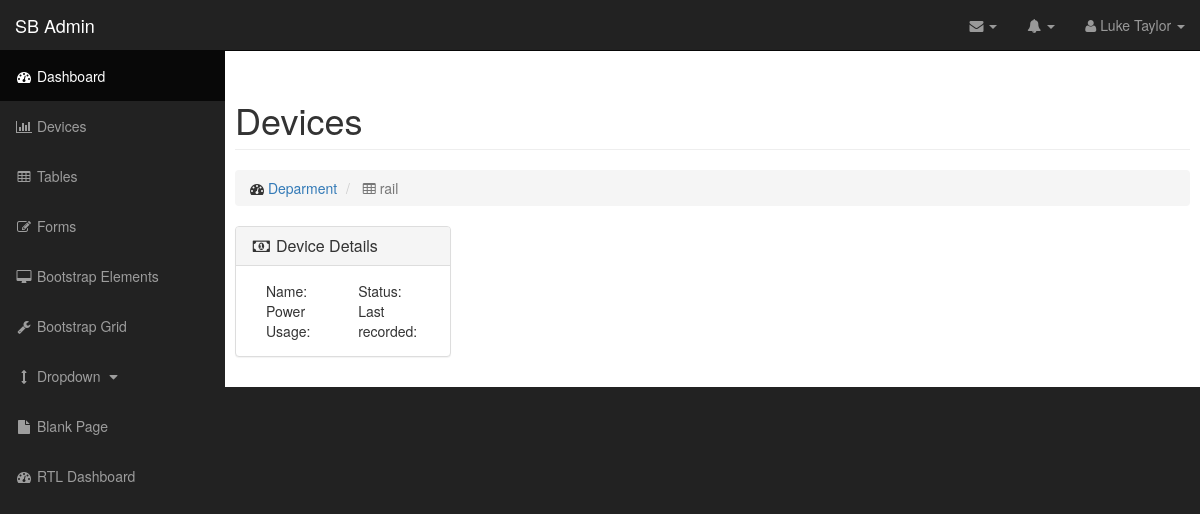
Before: /viewdept/2/ with the older database file.
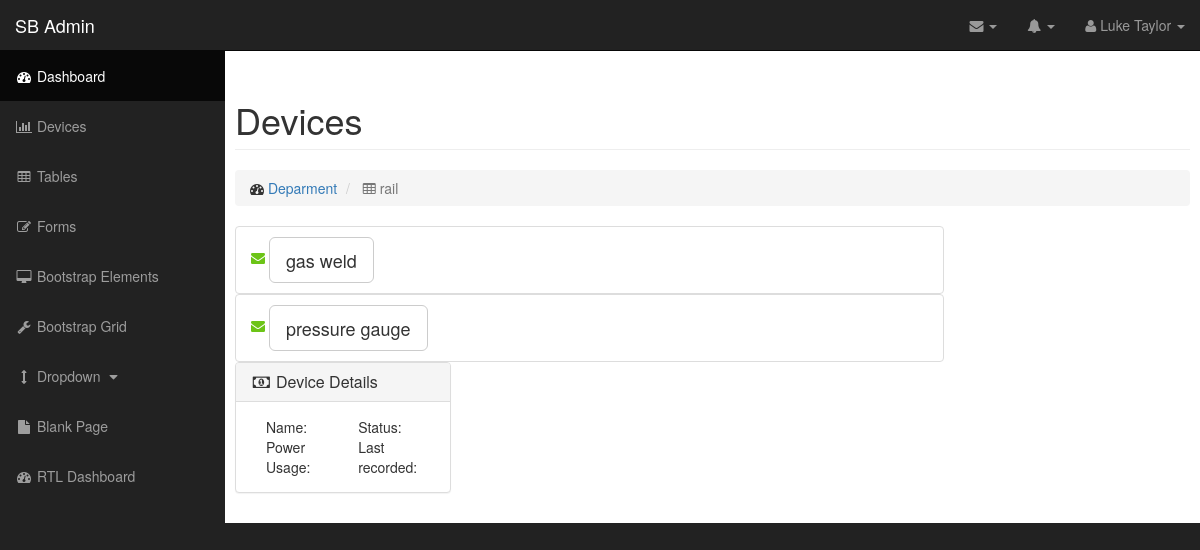
After: the same page with the newer database file.
### helian/models.py (models this page shows)
class Department(models.Model):
    name = models.CharField(max_length=20,default='unspecified')
    supervisor = models.ForeignKey(Person)

class Device(models.Model):
    name = models.CharField(max_length=20,default='unspecified')
    dept = models.ForeignKey(Department, null=True)
    owner = models.ForeignKey(Person, null=True)
    status = models.ForeignKey(Status, null=True)
    lastmodified = models.DateTimeField(default=datetime.datetime.now())

### helian/views.py (the view)
# urls.py: url(r'^viewdept/(?P<dept>\w{0,50})/$', 'helian.views.getdevices', name='view-dept'),
def getdevices(request,dept):
    mapping = {}
    devicelist = Device.objects.filter(dept__pk = int(dept)).values()
    depobj = Department.objects.filter(pk=dept).all()[0]
    mapping = {'devices':devicelist, 'department':depobj.name}
    rc = RequestContext(request, mapping)
    return render_to_response("devices.html",
                              mapping,
                              context_instance=rc)

### templates/devices.html (shortened to what this page needs)
{% extends "index.html" %} {% block content %}
	<div class="row">
        <div class="col-lg-12">
            <h1 class="page-header">
                Devices
            </h1>
            <ol class="breadcrumb">
                <li>
                    <i class="fa fa-dashboard"></i>  <a href="/dash/">Deparment</a>
                </li>
                <li class="active">
                    <i class="fa fa-table"></i> {{department}}
                </li>
            </ol>
        </div>
    </div>
    <div class="row">
		{% for device in devices %}
			<div class="col-lg-9 col-md-3">
				<p class="list-group-item">
					<i class="icon-li fa fa-envelope" style="color: #6CC417"></i>
					<button type="button" class="btn btn-lg btn-default" click="">{{device.name}}</button>
					<br>
				</p>
			</div>
		{% endfor %}
	</div>
	<div class="row">
		<div class="col-lg-3 col-md-3">
			<div class="panel panel-default" id="device_details_panel">
	        	<div class="panel-heading">
	            	<h3 class="panel-title"><i class="fa fa-money fa-fw"></i> Device Details</h3>
	        	</div>
		        <div class="panel-body" >
					<div class="col-lg-6 col-md-3">Name: </div>
					<div class="col-lg-6 col-md-3">Status: </div>
					<div class="col-lg-6 col-md-3">Power Usage: </div>
					<div class="col-lg-6 col-md-3">Last recorded: </div>
				</div>
			</div>
		</div>
	</div>
{% endblock %}

### templates/index.html (shortened to what this page needs)
<!DOCTYPE html>
<html lang="en">
{% load staticfiles %}
<head>
    <link href="{% static 'css/bootstrap.min.css' %}" rel="stylesheet">
    <link href="{% static 'css/sb-admin.css' %}" rel="stylesheet">
    <link href="{% static 'css/plugins/morris.css' %}" rel="stylesheet">
    <link href="{% static 'font-awesome/css/font-awesome.min.css' %}" rel="stylesheet" type="text/css">
</head>
<body>
    <div id="wrapper">
        <nav class="navbar navbar-inverse navbar-fixed-top" role="navigation">
            <div class="navbar-header">
                <a class="navbar-brand" href="base.html">SB Admin</a>
            </div>
            <ul class="nav navbar-right top-nav">
                <li class="dropdown">
                    <a href="#" class="dropdown-toggle" data-toggle="dropdown"><i class="fa fa-envelope"></i> <b class="caret"></b></a>
                </li>
                <li class="dropdown">
                    <a href="#" class="dropdown-toggle" data-toggle="dropdown"><i class="fa fa-bell"></i> <b class="caret"></b></a>
                </li>
                <li class="dropdown">
                    <a href="#" class="dropdown-toggle" data-toggle="dropdown"><i class="fa fa-user"></i> Luke Taylor <b class="caret"></b></a>
                </li>
            </ul>
            <div class="collapse navbar-collapse navbar-ex1-collapse">
                <ul class="nav navbar-nav side-nav">
                    <li class="active">
                        <a href="base.html"><i class="fa fa-fw fa-dashboard"></i> Dashboard</a>
                    </li>
                    <li>
                        <a href="/devices/"><i class="fa fa-fw fa-bar-chart-o"></i> Devices</a>
                    </li>
                    <li>
                        <a href="/tables/"><i class="fa fa-fw fa-table"></i> Tables</a>
                    </li>
                    <li>
                        <a href="forms.html"><i class="fa fa-fw fa-edit"></i> Forms</a>
                    </li>
                    <li>
                        <a href="bootstrap-elements.html"><i class="fa fa-fw fa-desktop"></i> Bootstrap Elements</a>
                    </li>
                    <li>
                        <a href="bootstrap-grid.html"><i class="fa fa-fw fa-wrench"></i> Bootstrap Grid</a>
                    </li>
                    <li>
                        <a href="javascript:;" data-toggle="collapse" data-target="#demo"><i class="fa fa-fw fa-arrows-v"></i> Dropdown <i class="fa fa-fw fa-caret-down"></i></a>
                    </li>
                    <li>
                        <a href="blank-page.html"><i class="fa fa-fw fa-file"></i> Blank Page</a>
                    </li>
                    <li>
                        <a href="base-rtl.html"><i class="fa fa-fw fa-dashboard"></i> RTL Dashboard</a>
                    </li>
                </ul>
            </div>
        </nav>
        <div id="page-wrapper">
        	{%block content %}{% endblock %}
		</div>
</body>
</html>

### static/css/sb-admin.css (style rules this page uses)
body { margin-top: 100px; background-color: #222; }
@media (min-width:768px) { body { margin-top: 50px; } }
#wrapper { padding-left: 0; }
#page-wrapper { width: 100%; padding: 0; background-color: #fff; }
@media (min-width:768px) { #wrapper { padding-left: 225px; } }
@media (min-width:768px) { #page-wrapper { padding: 10px; } }
.top-nav { padding: 0 15px; }
.top-nav>li { display: inline-block; float: left; }
.top-nav>li>a { padding-top: 15px; padding-bottom: 15px; line-height: 20px; color: #999; }
@media (min-width:768px) { .side-nav { position: fixed; top: 51px; left: 225px; width: 225px; margin-left: -225px; border: none; border-radius: 0; overflow-y: auto; background-color: #222; bottom: 0; overflow-x: hidden; padding-bottom: 40px; } }
@media (min-width:768px) { .side-nav>li>a { width: 225px; } }

Changed rows visible on the page:
added Device: name "gas weld"
added Device: name "pressure gauge"
